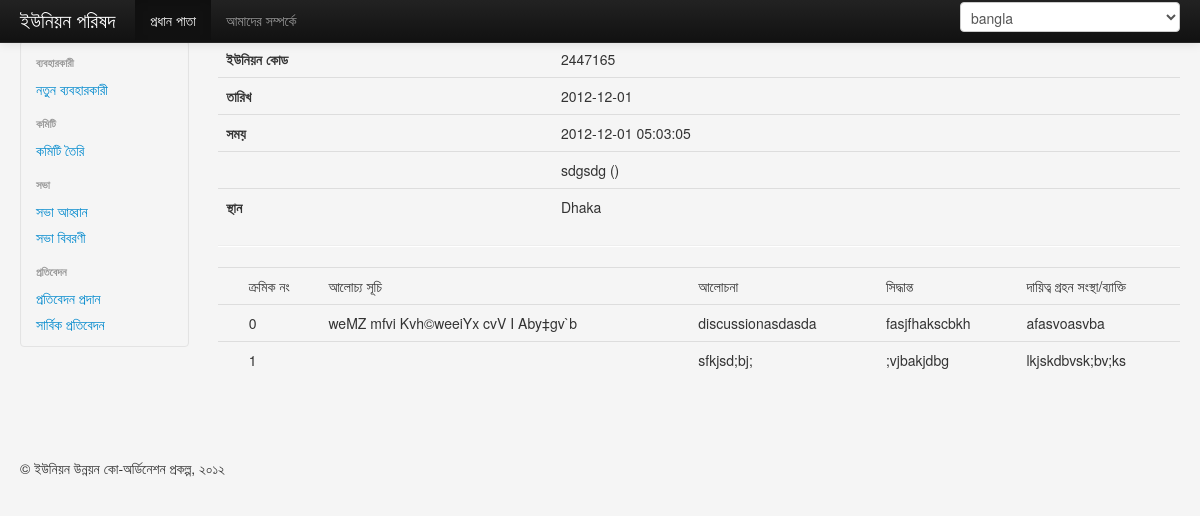
The app's page /index.php/meeting/report/1, older data.
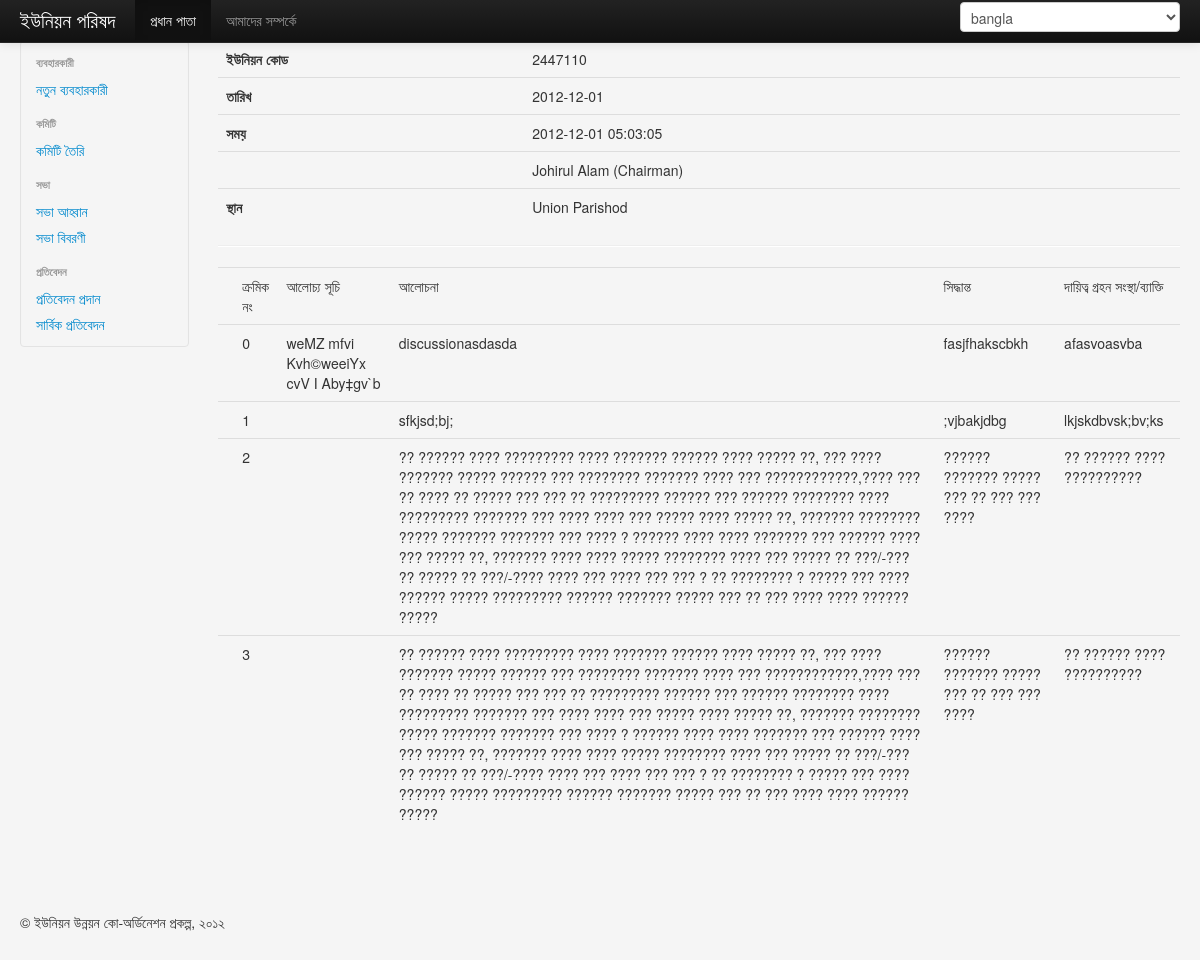
The same page, newer data.
### tables this page shows
CREATE TABLE IF NOT EXISTS `meeting` (
  `meeting_id` int(11) NOT NULL AUTO_INCREMENT,
  `union_code` int(11) NOT NULL,
  `date` date DEFAULT NULL,
  `time` timestamp NULL DEFAULT NULL,
  `president_id` int(11) DEFAULT NULL,
  `place` text,
  PRIMARY KEY (`meeting_id`)
);

CREATE TABLE IF NOT EXISTS `user` (
  `user_id` int(11) NOT NULL AUTO_INCREMENT,
  `name` text,
  `role` text,
  `designation` text NOT NULL,
  `password` text,
  `email` text NOT NULL,
  `mobile_number` text NOT NULL,
  PRIMARY KEY (`user_id`)
);

CREATE TABLE IF NOT EXISTS `report` (
  `meeting_id` int(11) NOT NULL,
  `type` text NOT NULL,
  `type_id` int(11) NOT NULL,
  `discussion` text,
  `decision` text,
  `responsiblee` text
);

### application/libraries/Bootstrap.php (called while the page is built, shortened)
<?php
class Bootstrap {
    private $ci;
    function __construct() {
        $this->ci = & get_instance();;
    }
    function viewLoader($viewFile='', $data= array(), $headerData = array() ) {
        if( empty($headerData) ){
            $headerData = array('title' => 'Coordination Power');
        }
        $this->ci->load->view('bootstrap/header', $headerData );
        $this->ci->load->view('bootstrap/sidebar');
        $this->ci->load->view($viewFile, $data);
        $this->ci->load->view('bootstrap/footer');
    }
}

### application/controllers/meeting.php (called while the page is built, shortened)
<?php if ( ! defined('BASEPATH')) exit('No direct script access allowed');
class Meeting extends MY_Controller {
    function report($meetingId = null) {
        $agendas = $this->Agenda_model->get();
        $departments = $this->Department_model->get();
        $meeting = $this->Meeting_model->getInfo($meetingId);
        $president = $this->User_model->getUserDetailsByUserId($meeting->president_id);
        $reports = $this->Report_model->get($meetingId);
        $data = array(
            'meeting' => $meeting,
            'reports' => $reports,
            'agendas' => $agendas,
            'departments' => $departments,
            'president' => $president);
        $this->bootstrap->viewLoader('meeting/report', $data);
    }
}

### index.php (called while the page is built, shortened)
<?php
require_once BASEPATH.'core/CodeIgniter.php';

### application/models/meeting_model.php (called while the page is built, shortened)
<?php
class Meeting_model extends CI_Model {
    function getInfo($meetingId) {
        $results = $this->db->get_where(TABLE_MEETING, array('meeting_id' => $meetingId))->result();
        return $results[0];
    }
}
?>

### application/models/user_model.php (called while the page is built, shortened)
<?php
class User_model extends CI_Model {
    function getUserDetailsByUserId($userId) {
        $array = $this->db->get_where(TABLE_USER, array('user_id' => $userId))->result();
        if (empty($array))
            return null;
        else
            return $array[0];
    }
}
?>

### application/models/report_model.php (called while the page is built, shortened)
<?php
class Report_model extends CI_Model {
    function get($meetingId, $type = null) {
        if ($type == null) {
            return $this->db->get_where(TABLE_REPORT, array('meeting_id' => $meetingId))->result();
        } else {
            return $this->db->get_where(TABLE_REPORT, array('meeting_id' => $meetingId, 'type' => $type))->result();
        }
    }
}
?>

### application/models/agenda_model.php (called while the page is built, shortened)
<?php
class Agenda_model extends CI_Model {
    function get() {
        $results = $this->db->get(TABLE_AGENDA)->result();
        $agendas = array();
        foreach ($results as $agenda) {
            $agendas[$agenda->agenda_id] = $agenda->name;
        }
        return $agendas;
    }
}
?>

### application/views/meeting/report.php (the view)
<div class="span10">
    <div class="row-fluid">
        <table class="table">
            <tr>
                <td > <strong><?php echo lang('up_code'); ?></strong></td>
                <td > <?php echo $meeting->union_code; ?> </td>
            </tr><tr>
                <td > <strong><?php echo lang('date'); ?></strong></td>
                <td > <?php echo $meeting->date; ?> </td>
            </tr><tr>
                <td > <strong><?php echo lang('time'); ?></strong></td>
                <td > <?php echo $meeting->time; ?> </td>
            </tr><tr>
                <td > <strong><?php echo lang('president'); ?></strong></td>
                <td > <?php echo $president->name . ' (' . $president->designation . ')'; ?> </td>
            </tr><tr>
                <td > <strong><?php echo lang('place'); ?></strong></td>
                <td > <?php echo $meeting->place; ?> </td>
            </tr>
        </table>
        <hr/>
        <table class="table">
            <th>
            <td><?php echo lang('index'); ?></td>
            <td><?php echo lang('discussion_index'); ?></td>
            <td><?php echo lang('discussion'); ?></td>
            <td><?php echo lang('decision'); ?></td>
            <td><?php echo lang('responsiblee'); ?></td>
            </th>
            <?php
            $counter = 0;
            foreach ($reports as $report) {
                ?>
                <tr>
                    <td></td>
                    <td><?php echo $counter; ?></td>
                    <td><?php if ($report->type == 'agenda') echo $agendas[$report->type_id]; else $departments[$report->type_id]; ?></td>
                    <td><?php echo $report->discussion; ?></td>
                    <td><?php echo $report->decision; ?></td>
                    <td><?php echo $report->responsiblee; ?></td>
                </tr>
                <?php
                $counter = $counter + 1;
            }
            ?>
        </table>
        <br/>
        <br/>
        <br/>
    </div>
</div>

Row changes from the older to the newer data that the page shows:
changed meeting: union_code "2447165" → "2447110"; place "Dhaka" → "Union Parishod"
changed user: name "sdgsdg" → "Johirul Alam"; designation (not shown) → "Chairman"
added report: discussion "?? ?????? ???? ????????? ???? ??????? ?????? ???? ????? ??, ??? ???? ??????? ????? ?????? ??? ???????? ??????? ???? ??? ????????????,???? ??? ?? ???? ?? ????? ??? ??? ?? ????????? ?????? ??? ?????? ???????? ???? ????????? ??????? ??? ???? ???? ??? ????? ???? ????? ??, ??????? ???????? ????? ??????? ??????? ??? ???? ? ?????? ???? ???? ??????? ??? ?????? ???? ??? ????? ??, ??????? ???? ???? ????? ???????? ???? ??? ????? ?? ???/-??? ?? ????? ?? ???/-???? ???? ??? ???? ??? ??? ? ?? ???????? ? ????? ??? ???? ?????? ????? ????????? ?????? ??????? ????? ??? ?? ??? ???? ???? ?????? ?????", decision "?????? ??????? ????? ??? ?? ??? ??? ????", responsiblee "?? ?????? ???? ??????????"
added report: discussion "?? ?????? ???? ????????? ???? ??????? ?????? ???? ????? ??, ??? ???? ??????? ????? ?????? ??? ???????? ??????? ???? ??? ????????????,???? ??? ?? ???? ?? ????? ??? ??? ?? ????????? ?????? ??? ?????? ???????? ???? ????????? ??????? ??? ???? ???? ??? ????? ???? ????? ??, ??????? ???????? ????? ??????? ??????? ??? ???? ? ?????? ???? ???? ??????? ??? ?????? ???? ??? ????? ??, ??????? ???? ???? ????? ???????? ???? ??? ????? ?? ???/-??? ?? ????? ?? ???/-???? ???? ??? ???? ??? ??? ? ?? ???????? ? ????? ??? ???? ?????? ????? ????????? ?????? ??????? ????? ??? ?? ??? ???? ???? ?????? ?????", decision "?????? ??????? ????? ??? ?? ??? ??? ????", responsiblee "?? ?????? ???? ??????????"
